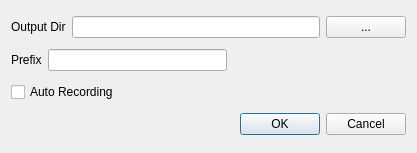
<?xml version="1.0" encoding="UTF-8"?>
<ui version="4.0">
 <class>ZStackViewRecordDialog</class>
 <widget class="QDialog" name="ZStackViewRecordDialog">
  <property name="geometry">
   <rect>
    <x>0</x>
    <y>0</y>
    <width>417</width>
    <height>153</height>
   </rect>
  </property>
  <property name="windowTitle">
   <string>Dialog</string>
  </property>
  <layout class="QVBoxLayout" name="verticalLayout">
   <item>
    <layout class="QHBoxLayout" name="horizontalLayout">
     <item>
      <widget class="QLabel" name="label_2">
       <property name="text">
        <string>Output Dir</string>
       </property>
      </widget>
     </item>
     <item>
      <widget class="QLineEdit" name="outputLineEdit"/>
     </item>
     <item>
      <widget class="QPushButton" name="outputPushButton">
       <property name="text">
        <string>...</string>
       </property>
      </widget>
     </item>
    </layout>
   </item>
   <item>
    <layout class="QHBoxLayout" name="horizontalLayout_2">
     <item>
      <widget class="QLabel" name="label">
       <property name="text">
        <string>Prefix</string>
       </property>
      </widget>
     </item>
     <item>
      <widget class="QLineEdit" name="prefixLineEdit"/>
     </item>
     <item>
      <spacer name="horizontalSpacer">
       <property name="orientation">
        <enum>Qt::Horizontal</enum>
       </property>
       <property name="sizeHint" stdset="0">
        <size>
         <width>40</width>
         <height>20</height>
        </size>
       </property>
      </spacer>
     </item>
    </layout>
   </item>
   <item>
    <widget class="QCheckBox" name="autoCheckBox">
     <property name="text">
      <string>Auto Recording</string>
     </property>
    </widget>
   </item>
   <item>
    <widget class="QDialogButtonBox" name="buttonBox">
     <property name="orientation">
      <enum>Qt::Horizontal</enum>
     </property>
     <property name="standardButtons">
      <set>QDialogButtonBox::Cancel|QDialogButtonBox::Ok</set>
     </property>
    </widget>
   </item>
  </layout>
 </widget>
 <resources/>
 <connections>
  <connection>
   <sender>buttonBox</sender>
   <signal>accepted()</signal>
   <receiver>ZStackViewRecordDialog</receiver>
   <slot>accept()</slot>
   <hints>
    <hint type="sourcelabel">
     <x>248</x>
     <y>254</y>
    </hint>
    <hint type="destinationlabel">
     <x>157</x>
     <y>274</y>
    </hint>
   </hints>
  </connection>
  <connection>
   <sender>buttonBox</sender>
   <signal>rejected()</signal>
   <receiver>ZStackViewRecordDialog</receiver>
   <slot>reject()</slot>
   <hints>
    <hint type="sourcelabel">
     <x>316</x>
     <y>260</y>
    </hint>
    <hint type="destinationlabel">
     <x>286</x>
     <y>274</y>
    </hint>
   </hints>
  </connection>
 </connections>
</ui>
